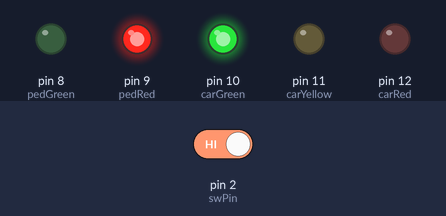
A sketch run on a simulated Arduino Uno, built with avr-gcc and run on an emulated ATmega328P. On the bench: output pins drawn as LEDs (lit = HIGH). Inputs (shaded band) come from the test bench; at power-on: pin 2 (swPin) HIGH.

Above: at 4.2 s.
4.3 s: pin 2 (swPin) driven HIGH
5.8 s: pin 2 (swPin) driven LOW
At 6.6 s:
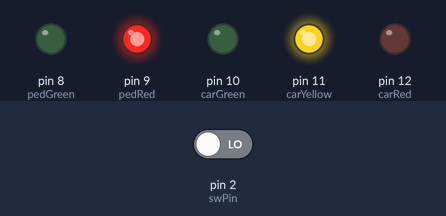
At 16.6 s:
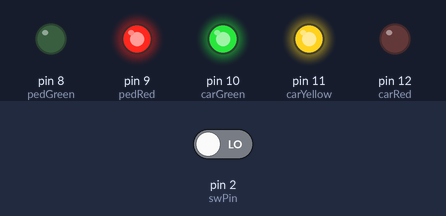
Timing chart, 0 to 17.8 s (numbered marks = the images above; inputs shaded):
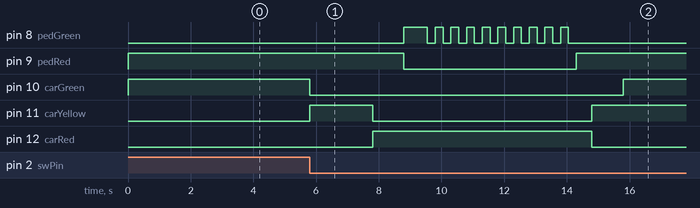

Measured:
- after the input at 4.3 s, every drawn part: stays the same
- after the input at 5.8 s, pin 8 (pedGreen): LOW → HIGH after 3.0 s, then repeats every 0.50 s: LOW 0.25 s, HIGH 0.25 s, until it stays LOW from 14.1 s; pin 9 (pedRed): HIGH → LOW after 3.0 s, → HIGH 5.5 s later

The sketch:

Sketch.ino
```cpp
const int carRed = 12;
const int carYellow = 11;
const int carGreen = 10;
const int swPin = 2;

int pedRed = 9;
int pedGreen = 8;
int crossTime = 500;
unsigned long changeTime;

void setup()
{
  pinMode(carRed, OUTPUT);
  pinMode(carYellow, OUTPUT);
  pinMode(carGreen, OUTPUT);
  pinMode(pedRed, OUTPUT);
  pinMode(pedGreen, OUTPUT);
  digitalWrite(carGreen, HIGH);
  digitalWrite(pedRed, HIGH);
}

void loop()
{
  int state = digitalRead(swPin);
  if (state == LOW && (millis() - changeTime) > 5000)
  {
    changeLights();
  }
}

void changeLights()
{
  digitalWrite(carGreen, LOW);
  digitalWrite(carYellow, HIGH);
  delay(2000);
  digitalWrite(carYellow, LOW);
  digitalWrite(carRed, HIGH);
  delay(1000);
  digitalWrite(pedRed, LOW);
  digitalWrite(pedGreen, HIGH);
  delay(crossTime);
  for (int x=0 ; x<10 ; x++)
  {
    digitalWrite(pedGreen, HIGH);
    delay(250);
    digitalWrite(pedGreen, LOW);
    delay(250);
  }
  digitalWrite(pedRed,HIGH);
  delay(500);
  digitalWrite(carYellow,HIGH);
  digitalWrite(carRed,LOW);
  delay(1000);
  digitalWrite(carGreen,HIGH);
  digitalWrite(carYellow,HIGH);
  changeTime = millis();
}
```
